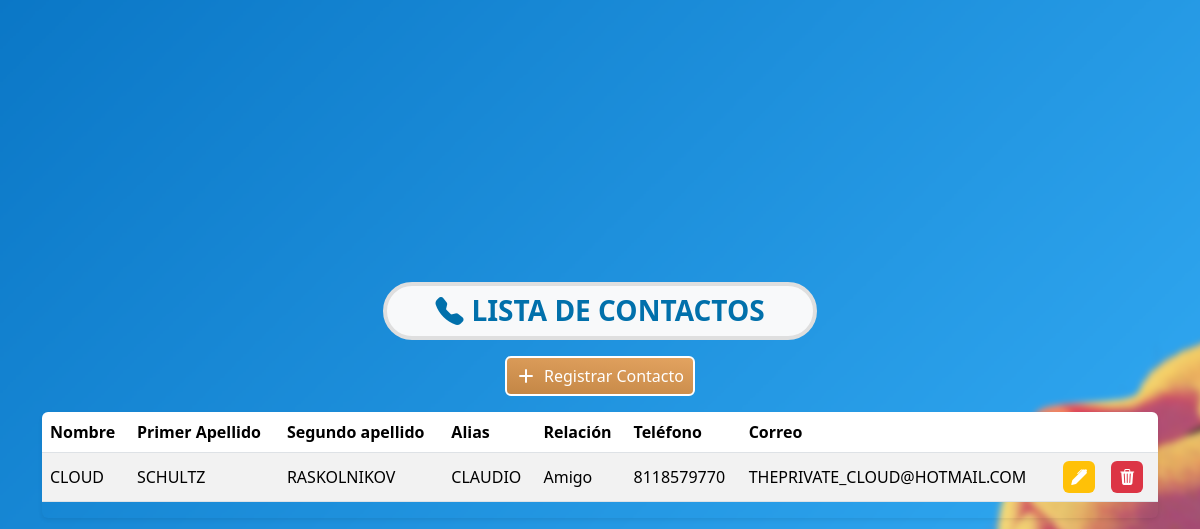
The app's page /, older data.
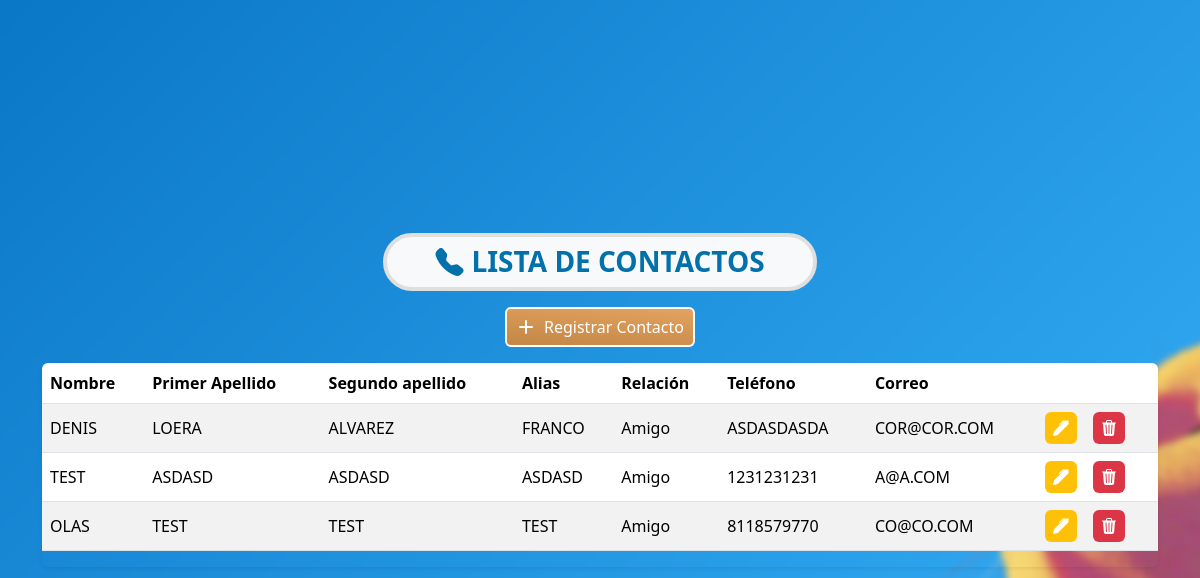
The same page, newer data.
### agenda/models.py (models this page shows, shortened)
class Contacto(models.Model):
    nombre = models.CharField(max_length = 50)
    primerApellido = models.CharField(max_length = 50)
    segundoApellido = models.CharField(max_length = 50, blank = True, null = False)
    alias = models.CharField(max_length = 50, blank = True, null = False)
    relacion = models.ForeignKey(Relacion, on_delete = models.PROTECT)
    telefono = models.CharField(max_length=10, unique = True)
    correo = models.EmailField(max_length=254, unique = True, blank = True, null = False)

class Relacion(models.Model):
    descripcion = models.CharField(max_length = 50, unique = True)
    def __str__(self):
        return self.descripcion

### agenda/views.py (the view)
# urls.py: path('', views.listar_contactos, name='listar-contactos'),
def listar_contactos(request):
    contactos = Contacto.objects.all()
    return render(request, 'listar-contactos.html', {'contactos': contactos})

### agenda/templates/listar-contactos.html (shortened to what this page needs)
{% extends 'base.html' %}
{% load static %}
{% block content %}
<main class="vh-100 d-flex align-items-center gato-bg">
    <div class="container rounded-3 d-flex flex-column align-items-center">
        <h1 class="bg-light d-inline-block fw-bold fs-3 rounded-5 ps-5 pe-5 pt-2 pb-2 m-0 title-box" style="border: 4px solid #DFDFDF; color: #0170ab;"><i class="bi bi-telephone-fill fs-3 me-2"></i>LISTA DE CONTACTOS</h1>
        <a class="rounded add-button text-decoration-none fw-medium mt-3" style="padding: 6px 9px;" href="{% url 'crear-contacto' %}"><i class="fa-solid fa-plus me-2"></i>Registrar Contacto</a>
        <div class="table-responsive shadow-sm rounded mt-3 w-100">
            <table class="table table-striped table-hover align-middle w-100 mt-0">
                <thead>
                    <th class="fw-bold">Nombre</th>
                    <th class="fw-bold">Primer Apellido</th>
                    <th class="fw-bold">Segundo apellido</th>
                    <th class="fw-bold">Alias</th>
                    <th class="fw-bold">Relación</th>
                    <th class="fw-bold">Teléfono</th>
                    <th class="fw-bold">Correo</th>
                    <th class="fw-bold"></th>
                </thead>
                <tbody>
                    {% for contacto in contactos %}
                    <tr>
                        <td>{{ contacto.nombre }}</td>
                        <td>{{ contacto.primerApellido }}</td>
                        <td>{{ contacto.segundoApellido }}</td>
                        <td>{{ contacto.alias }}</td>
                        <td>{{ contacto.relacion }}</td>
                        <td>{{ contacto.telefono }}</td>
                        <td>{{ contacto.correo }}</td>
                        <td>
                            <div class="d-flex">
                                <a class="bg-warning pt-1 pb-1 ps-2 pe-2 me-3 rounded" href="{% url 'editar-contacto' contacto.id %}"><i class="bi bi-pen-fill text-white"></i></a>
                                <a class="bg-danger pt-1 pb-1 ps-2 pe-2 rounded" href="{% url 'eliminar-contacto' contacto.id %}" onclick="return confirmar_eliminacion()"><i class="bi bi-trash3-fill text-white"></i></a>
                            </div>
                        </td>
                    </tr>
                    {% empty %}
                    <tr>
                        <td colspan="8" class="text-muted text-center p-3" style="background-color: rgb(255, 251, 237);">No hay contactos disponibles</td>
                    </tr>
                    {% endfor %}
                </tbody>
            </table>
        </div>
    </div>
</main>
{% endblock %}

Row changes from the older to the newer data that the page shows:
removed Contacto: nombre "CLOUD", primerApellido "SCHULTZ", segundoApellido "RASKOLNIKOV", alias "CLAUDIO", relacion "Amigo", telefono "8118579770", correo "THEPRIVATE_CLOUD@HOTMAIL.COM"
added Contacto: nombre "DENIS", primerApellido "LOERA", segundoApellido "ALVAREZ", alias "FRANCO", relacion "Amigo", telefono "ASDASDASDA", correo "COR@COR.COM"
added Contacto: nombre "TEST", primerApellido "ASDASD", segundoApellido "ASDASD", alias "ASDASD", relacion "Amigo", telefono "1231231231", correo "A@A.COM"
added Contacto: nombre "OLAS", primerApellido "TEST", segundoApellido "TEST", alias "TEST", relacion "Amigo", telefono "8118579770", correo "CO@CO.COM"
